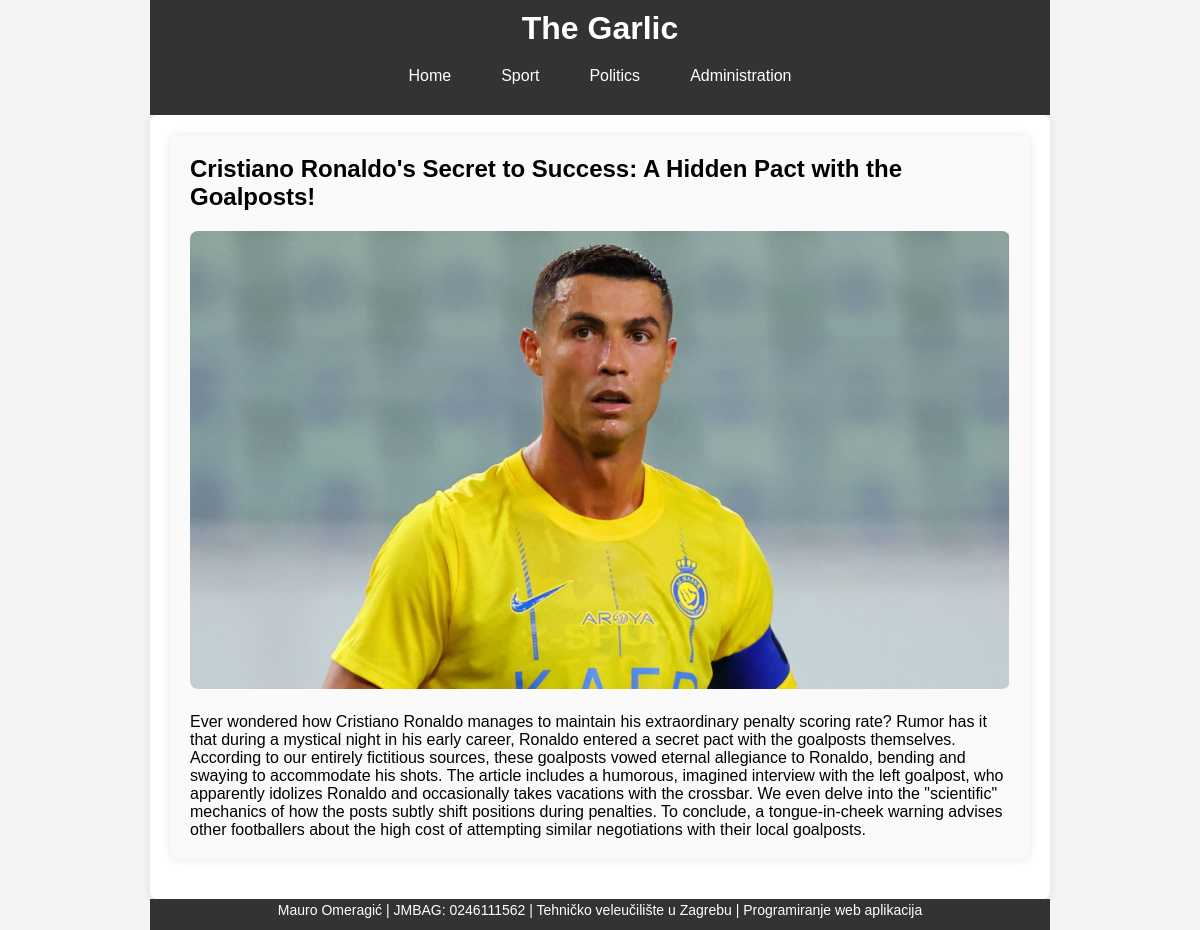
The app's page /article.php?id=8 with its own data.
### tables this page shows
CREATE TABLE `news` (
  `id` int(11) NOT NULL,
  `title` varchar(255) NOT NULL,
  `summary` varchar(255) NOT NULL,
  `image` varchar(255) NOT NULL,
  `category` varchar(50) NOT NULL,
  `content` text NOT NULL
);

### article.php (the view, shortened to what this page needs)
<?php
require __DIR__ . '/config.php';
if (isset($_GET['id'])) {
    $article_id = $_GET['id'];
    $stmt = $conn->prepare("SELECT * FROM news WHERE id = ?");
    $stmt->bind_param('i', $article_id);
    $stmt->execute();
    $result = $stmt->get_result();
    $article = $result->fetch_assoc();
} else {
    die("Article ID not specified.");
}
?>
<!DOCTYPE html>
<html lang="en">
<head>
    <link rel="stylesheet" href="css/style.css">
</head>
<body>
    <div class="wrapper">
        <header>
            <h1>The Garlic</h1>
            <nav>
                <ul>
                    <li><a id="homeLink" href="index.php">Home</a></li>
                    <li><a id="sportLink" href="sport.php">Sport</a></li>
                    <li><a id="politicsLink" href="politics.php">Politics</a></li>
                    <?php if (isset($_SESSION['username'])): ?>
                        <?php if ($_SESSION['role'] === 'admin'): ?>
                            <li><a id="enterNewsLink" href="enter_news.php">Enter News</a></li>
                        <?php endif; ?>
                        <li><a id="logoutLink" href="logout.php">Logout</a></li>
                    <?php else: ?>
                        <li><a id="adminLink" href="administration.php?action=login">Administration</a></li>
                    <?php endif; ?>
                </ul>
            </nav>
        </header>
        <main>
            <article>
                <h2><?php echo htmlspecialchars($article['title']); ?></h2>
                <img src="images/<?php echo htmlspecialchars($article['image']); ?>" alt="<?php echo htmlspecialchars($article['title']); ?>" class="article-image">
                <div class="article-content">
                    <?php echo nl2br(htmlspecialchars($article['content'])); ?>
                </div>
            </article>
        </main>
        <footer>
            <p>Mauro Omeragić | JMBAG: 0246111562 | Tehničko veleučilište u Zagrebu | Programiranje web aplikacija</p>
        </footer>
    </div>
</body>
</html>

### css/style.css (style rules this page uses)
* { margin: 0; padding: 0; box-sizing: border-box; }
html, body { height: 100%; font-family: Arial, sans-serif; }
body { margin: 0; padding: 0; background-color: #f4f4f4; display: flex; justify-content: center; }
.wrapper { display: flex; flex-direction: column; min-height: 100vh; width: 75%; }
header { position: relative; background-color: #333; color: #fff; padding: 10px 0; text-align: center; width: 100%; }
header h1 { margin: 0; }
nav ul { list-style-type: none; padding: 0; margin: 10px 0; display: flex; justify-content: center; }
nav ul li { margin: 0 10px; }
nav ul li a { color: #fff; text-decoration: none; padding: 10px 15px; display: block; }
main { flex: 1; padding: 20px; background-color: #fff; box-shadow: 0 0 10px rgba(0,0,0,0.1); border-radius: 8px; width: 100%; }
footer { background-color: #333; color: #fff; text-align: center; padding: 3px 0 12px; margin-top: auto; width: 100%; font-size: 14px; }
article { background-color: #fafafa; padding: 20px; margin-bottom: 20px; border-radius: 8px; box-shadow: 0 0 10px rgba(0,0,0,0.1); }
.article-image { width: 100%; height: auto; margin-top: 20px; border-radius: 8px; }
.article-content { margin-top: 20px; }

### records on screen
news: title "Cristiano Ronaldo's Secret to Success: A Hidden Pact with the Goalposts!", image (picture), content "Ever wondered how Cristiano Ronaldo manages to maintain his extraordinary penalty scoring rate? Rumor has it that during a mystical night in his early career, Ronaldo entered a secret pact with the goalposts themselves. According to our entirely fictitious sources, these goalposts vowed eternal allegiance to Ronaldo, bending and swaying to accommodate his shots. The article includes a humorous, imagined interview with the left goalpost, who apparently idolizes Ronaldo and occasionally takes vacations with the crossbar. We even delve into the \"scientific\" mechanics of how the posts subtly shift positions during penalties. To conclude, a tongue-in-cheek warning advises other footballers about…"
